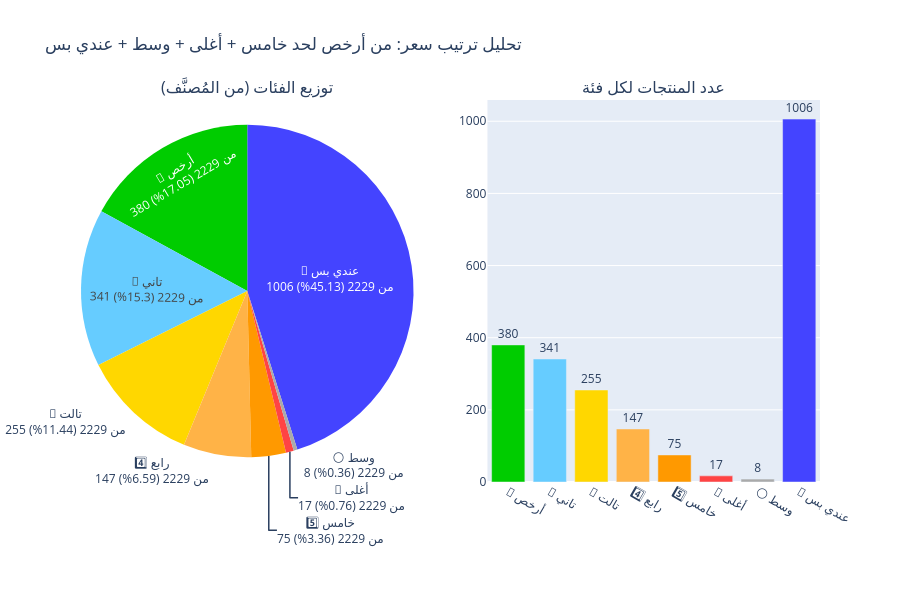

Notebook code for this chart:
### Code cell
import pandas as pd
import plotly.graph_objects as go
from plotly.subplots import make_subplots

# $$$$$$$$$$$$$$$$$$$$$$$$$$$$$$$$$$$$$$$$$$$$AhmedGhoraib$$$$$$$$$$$$$$$$$$$$$$ البيانات =========
df = pd.read_excel('data2-2.xlsx')

competitors = ['Maxab', 'Waffarlk', 'Speed',
               'Al Yasmeen', 'Al Amir', 'Al Tarek', 'Al Muassasa']
your_col = 'tawfeerPrice'

# $$$$$$$$$$$AHMED Ghoraib$$$$$$$$$$$$تحويل الأسعار لأرقام
for c in competitors + [your_col]:
    df[c] = pd.to_numeric(df[c], errors='coerce')

# ========= 2)$$$$$$$$$$$$$$$$$$$Ahmed Ghoraib$$$$$$$$$$$$$دالة التصنيف (لحد خامس + أغلى + وسط + عندك بس) =========
def classify_price_row(row):
    """
    ترجع ترتيب سعرك وسط (إنت + المنافسين > 0):
    1,2,3,4,5,'max','middle','only_you' أو None
    """
    my_price = row[your_col]
    comp_prices = [row[c] for c in competitors if pd.notna(row[c]) and row[c] > 0]

    # $$$$$$$$$$AHMED GHORAIB$$$$$$$$$$$$ولا عندك ولا عندهم سعر
    if (pd.isna(my_price) or my_price <= 0) and len(comp_prices) == 0:
        return None

    # $$$$$$$$$$$$$$$$$$$$AHMED GHORAIB$$$$$$$$$$$$عندى انا بس
    if (pd.notna(my_price) and my_price > 0) and len(comp_prices) == 0:
        return 'only_you'

    # عند المنافسين سعر وسعرك مش موجود$$$$$$$$$$$$$$$$$$$$$$$$$Ahmed Ghoraib$$$$$$$$$$ / 0
    if (pd.isna(my_price) or my_price <= 0) and len(comp_prices) > 0:
        return None

    #$$$$$$$$$$$$$$$$$$$$Ahmed Ghoraib$$$$$$$$$$$$$$$ عندى سعر والمنافسين عندهم سعر
    all_prices = comp_prices + [my_price]
    all_sorted = sorted(all_prices)
    rank = all_sorted.index(my_price) + 1
    max_price = all_sorted[-1]

    if rank == 1:
        return 1
    elif rank == 2:
        return 2
    elif rank == 3:
        return 3
    elif rank == 4:
        return 4
    elif rank == 5:
        return 5
    elif my_price == max_price:
        return 'max'
    else:
        return 'middle'

#$$$$$$$$$$$$$$$$$$$$$$$$$$$$$$Ahmed Ghoraib$$$$$$$$$$$$$$$$$ تطبيق التصنيف
df['rank_you'] = df.apply(classify_price_row, axis=1)

# ========= 3)$$$$$$$$$$$$ملخص الأعداد والنِّسَب$$$$Ahmed Ghoraib$$$$$$$$$$$$$$$ =========
total_rows = len(df)
classified = df['rank_you'].notna().sum()
unclassified = total_rows - classified
 
print("📌 إجمالي المنتجات في الشيت:", total_rows)
print("📌 المنتجات اللي اتصنّفت:", classified)
print("📌 منتجات خارج كل الفئات:", unclassified)

order = [1, 2, 3, 4, 5, 'max', 'middle', 'only_you']
labels_map = {
    1: '🥇 أرخص',
    2: '🥈 تاني',
    3: '🥉 تالت',
    4: '4️⃣ رابع',
    5: '5️⃣ خامس',
    'max': '🔴 أغلى',
    'middle': '⚪ وسط',
    'only_you': '🔵 عندي بس'
}
counts = (
    df['rank_you']
      .value_counts()
      .reindex(order)
      .fillna(0)
      .astype(int)
)

labels = [labels_map[k] for k in order]
vals = counts.values.tolist()

print("\n📊 الأعداد:")
for lab, v in zip(labels, vals):
    print(f"{lab}: {v}")
    #كود اللئيمة$$$$$$$$$$$$$Ahmed Ghoraib$$$$$$$$$$$$$$$$$$$$$$$$$$$$ بتاعة بطاطا
output_wb = openpyxl.Workbook()
ws1 = output_wb.active
ws1.title = "🥇 أرخص واحد"

def write_stats_to_sheet(ws, stats_list):
    ws['A1'] = "البراند"
    ws['B1'] = "عدد المنتجات"
    row_num = 2
    for stat in stats_list:
        ws[f'A{row_num}'] = stat['البراند']
        ws[f'B{row_num}'] = stat['عدد_المنتجات']
        row_num += 1

write_stats_to_sheet(ws1, first_stats)         #$$$$$$$$$$$$$$$$كود اللئيمة بتاعة كارلوس$$$$$$$Ahmed Ghoraib$$$$$$$$ 
output_wb.save('pricing_by_brand_only.xlsx')
print("\n✅ تم  الحفظ: pricing_by_brand_only.xlsx")
FileLink('pricing_by_brand_only.xlsx')

 
# $$$$$$$$$$$$AHMED GHORAIB$$$$$$$$$$ رسمتين Plotly جنب بعض =========
fig = make_subplots(
    rows=1, cols=2,
    subplot_titles=('توزيع الفئات (من المُصنَّف)', 'عدد المنتجات لكل فئة'),
    specs=[[{"type": "pie"}, {"type": "bar"}]]
)

colors = ['#00CC00','#66CCFF','#FFD700','#FFB347',
          '#FF9900','#FF4444','#AAAAAA','#4444FF']

# Pie $$$$$$$AHMED GHORAIB$$$$$$$$$من المُصنَّف
if classified > 0:
    fig.add_trace(
        go.Pie(
            labels=labels,
            values=vals,
            marker=dict(colors=colors),
            text=[f"{l}<br>{v} من {classified} ({round(v/classified*100,2)}%)"
                  for l, v in zip(labels, vals)],
            textinfo='text'
        ),
        row=1, col=1
    )
else:
    fig.add_trace(
        go.Pie(labels=['لا يوجد بيانات مصنَّفة'], values=[1]),
        row=1, col=1
    )

# $$$$$$$$$$AHMED GHORAIB$$$$$$Bar بعدد المنتجات
fig.add_trace(
    go.Bar(
        x=labels,
        y=vals,
        marker_color=colors,
        text=vals,
        textposition='outside'
    ),
    row=1, col=2
)

fig.update_layout(
    height=600,
    title="تحليل ترتيب سعر: من أرخص لحد خامس + أغلى + وسط + عندي بس",
    showlegend=False
)

fig.show()
# this is anew coding in python for helped me Ai Tools for describe him ######
#Coding To Run BY $$$$$$$$$$$$$AHMED GHORAIB$$$$$$$$$ IN 20/1/2026

### Figure 1 — Plotly figure (JSON) as saved in the notebook; plotly's stock layout.template omitted (floating-point values rounded to 4 significant figures)
{"data": [{"domain": {"x": [0, 0.45], "y": [0, 1]}, "labels": ["🥇 أرخص", "🥈 تاني", "🥉 تالت", "4️⃣ رابع", "5️⃣ خامس", "🔴 أغلى", "⚪ وسط", "🔵 عندي بس"], "marker": {"colors": ["#00CC00", "#66CCFF", "#FFD700", "#FFB347", "#FF9900", "#FF4444", "#AAAAAA", "#4444FF"]}, "text": ["🥇 أرخص<br>380 من 2229 (17.05%)", "🥈 تاني<br>341 من 2229 (15.3%)", "🥉 تالت<br>255 من 2229 (11.44%)", "4️⃣ رابع<br>147 من 2229 (6.59%)", "5️⃣ خامس<br>75 من 2229 (3.36%)", "🔴 أغلى<br>17 من 2229 (0.76%)", "⚪ وسط<br>8 من 2229 (0.36%)", "🔵 عندي بس<br>1006 من 2229 (45.13%)"], "textinfo": "text", "type": "pie", "values": [380, 341, 255, 147, 75, 17, 8, 1006]}, {"marker": {"color": ["#00CC00", "#66CCFF", "#FFD700", "#FFB347", "#FF9900", "#FF4444", "#AAAAAA", "#4444FF"]}, "text": ["380", "341", "255", "147", "75", "17", "8", "1006"], "textposition": "outside", "type": "bar", "x": ["🥇 أرخص", "🥈 تاني", "🥉 تالت", "4️⃣ رابع", "5️⃣ خامس", "🔴 أغلى", "⚪ وسط", "🔵 عندي بس"], "xaxis": "x", "y": [380, 341, 255, 147, 75, 17, 8, 1006], "yaxis": "y"}], "layout": {"annotations": [{"font": {"size": 16}, "showarrow": false, "text": "توزيع الفئات (من المُصنَّف)", "x": 0.225, "xanchor": "center", "xref": "paper", "y": 1, "yanchor": "bottom", "yref": "paper"}, {"font": {"size": 16}, "showarrow": false, "text": "عدد المنتجات لكل فئة", "x": 0.775, "xanchor": "center", "xref": "paper", "y": 1, "yanchor": "bottom", "yref": "paper"}], "height": 600, "showlegend": false, "title": {"text": "تحليل ترتيب سعر: من أرخص لحد خامس + أغلى + وسط + عندي بس"}, "xaxis": {"anchor": "y", "domain": [0.55, 1]}, "yaxis": {"anchor": "x", "domain": [0, 1]}}}
